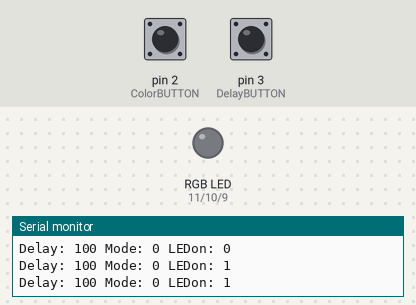
Simulated run of this sketch. Board: Arduino Uno, built with avr-gcc and run on an emulated ATmega328P. Shown: an RGB LED mixed from three pins (HIGH = lit), the last lines printed to the serial monitor. Dashed ring = blinking. Inputs (shaded band) come from the test bench; at power-on: pin 2 (ColorBUTTON) LOW, pin 3 (DelayBUTTON) LOW. Dim RGB values are drawn brighter than linear; random numbers use the default seed unless the sketch sets one.

Above: at 1.2 s.
1.3 s: pin 2 (ColorBUTTON) pulled HIGH for 0.15 s
At 1.62 s:
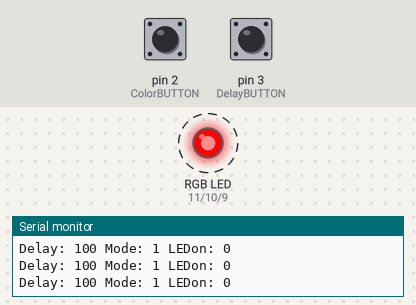
4.3 s: pin 2 (ColorBUTTON) pulled HIGH for 1 s
At 4.51 s:
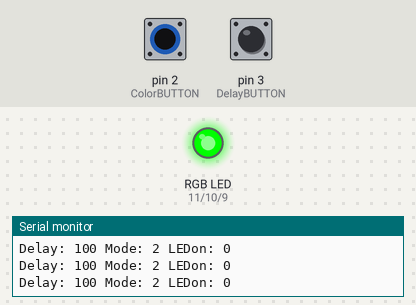
7.3 s: pin 2 (ColorBUTTON) pulled HIGH for 0.15 s
At 7.41 s:
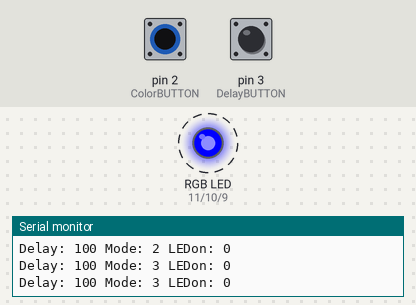
10.3 s: pin 2 (ColorBUTTON) pulled HIGH for 3.2 s
At 10.54 s:
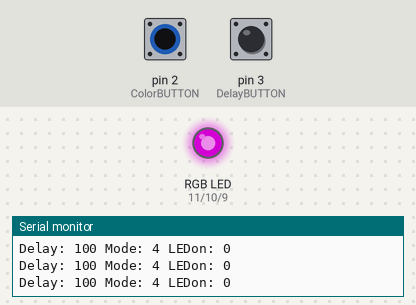
15.0 s: pin 3 (DelayBUTTON) pulled HIGH for 0.15 s
18.0 s: pin 2 (ColorBUTTON) pulled HIGH for 0.15 s
At 19.0 s:
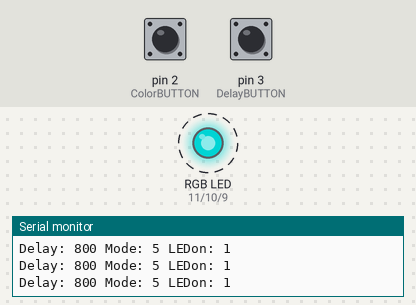
Timing chart, 0 to 22.1 s (numbered marks = the images above; inputs shaded):
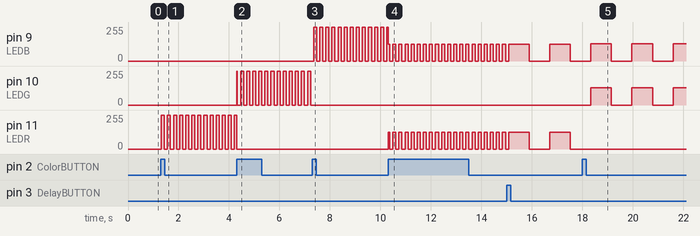

Measured:
- after the input at 1.3 s, pin 11 (LEDR): alternates 255/255 for 0.12 s and 0/255 for 0.12 s, starting at once
- after the input at 4.3 s, pin 10 (LEDG): 0/255 → 255/255 at once, then repeats every 0.24 s: 0/255 0.12 s, 255/255 0.12 s
- after the input at 7.3 s, pin 9 (LEDB): alternates 255/255 for 0.12 s and 0/255 for 0.12 s, starting after 0.05 s
- after the input at 10.3 s, pin 11 (LEDR): 0/255 → 127/255 at once, then repeats every 0.24 s: 0/255 0.12 s, 127/255 0.12 s
- after the input at 18.0 s, pin 10 (LEDG): alternates 128/255 for 0.81 s and 0/255 for 0.81 s, starting after 0.33 s

The sketch:

hw8_2.ino
```cpp
// HW 27 - Hardware Interrupts Version
// Author: [Your Name]
// Description: Replaces polling with hardware interrupts for LED color and delay control

const int LEDR = 11;
const int LEDG = 10;
const int LEDB = 9;

const int ColorBUTTON = 2; // Must be interrupt-capable pin
const int DelayBUTTON = 3; // Must be interrupt-capable pin

volatile int mode = 0;
volatile int delaytime = 100;
volatile bool LEDon = false;

int R = 0, G = 0, B = 0;

unsigned long startblink = 0;
unsigned long endblink = 100;

void setup() {
  Serial.begin(9600);
  pinMode(LEDR, OUTPUT);
  pinMode(LEDG, OUTPUT);
  pinMode(LEDB, OUTPUT);
  pinMode(ColorBUTTON, INPUT);
  pinMode(DelayBUTTON, INPUT);

  attachInterrupt(digitalPinToInterrupt(ColorBUTTON), changeColor, RISING);
  attachInterrupt(digitalPinToInterrupt(DelayBUTTON), changeDelay, RISING);

  setMode(mode);
  startblink = millis();
  endblink = startblink + delaytime;
}

void loop() {
  unsigned long now = millis();

  if (now > endblink) {
    LEDon = (delaytime == 0) ? true : !LEDon;
    startblink = now;
    endblink = startblink + delaytime;
  }

  if (LEDon) {
    analogWrite(LEDR, R);
    analogWrite(LEDG, G);
    analogWrite(LEDB, B);
  } else {
    analogWrite(LEDR, 0);
    analogWrite(LEDG, 0);
    analogWrite(LEDB, 0);
  }

  Serial.print("Delay: "); Serial.print(delaytime);
  Serial.print(" Mode: "); Serial.print(mode);
  Serial.print(" LEDon: "); Serial.println(LEDon);
}

void changeColor() {
  mode = (mode + 1) % 8;
  setMode(mode);
}

void changeDelay() {
  if (delaytime == 0) delaytime = 100;
  else delaytime <<= 3;
  if (delaytime > 6400) delaytime = 0;
}

void setMode(int k) {
  switch (k) {
    case 1: R = 255; G = 0; B = 0; break;
    case 2: R = 0; G = 255; B = 0; break;
    case 3: R = 0; G = 0; B = 255; break;
    case 4: R = 127; G = 0; B = 127; break;
    case 5: R = 0; G = 128; B = 128; break;
    case 6: R = 255; G = 165; B = 0; break;
    case 7: R = 255; G = 255; B = 255; break;
    default: R = 0; G = 0; B = 0; break;
  }
}
```

final.c
```cpp
#include <stdio.h>
#include <stdlib.h>
#include <string.h>
#include <ctype.h>

#define WORD_MAX 1024

int main(void) {
    FILE *fin = fopen("P6_In.txt", "r");
    if (!fin) {
        fprintf(stderr, "Error: could not open input file P6_In.txt\n");
        return -1;
    }

    FILE *fout = fopen("P6_Out.txt", "w");
    if (!fout) {
        fprintf(stderr, "Error: could not open output file P6_Out.txt\n");
        fclose(fin);
        return -1;
    }

    char word[WORD_MAX];
    printf("Remember, the maximum length of a word is %d characters\n", WORD_MAX - 1);
    printf("Would you like to proceed? (y/n) ");

    char answer[16];
    if (scanf("%3s", answer) != 1 || (answer[0] != 'y' && answer[0] != 'Y')) {
        printf("Exiting program.\n");
        fclose(fin);
        fclose(fout);
        return 0;
    }

    int word_index = 1;

    // Read words until end of file
    while (fscanf(fin, "%1023s", word) == 1) {
        // convert words to lowercase
        for (char *p = word; *p; ++p) {
            *p = tolower((unsigned char)*p);
        }

        int pattern_pos = (word_index - 1) % 3 + 1;  // 1, 2, or 3 in cyclic order
        size_t len = strlen(word); // length of the word

        if (len >= (size_t)pattern_pos) {
            // If word is long enough, take that letter
            fputc(word[pattern_pos - 1], fout); // similar to putc
        } else { // if word is shorter than index
            // decode as a space
            fputc(' ', fout);
        }

        word_index++;
    }

    fclose(fin);
    fclose(fout);

    printf("File written");
    return 0;
}

// gcc -o bin/final final.c; ./bin/final
```

hello.c
```cpp
#include <stdio.h>
#include <stdlib.h>

int main()
{
    printf("Hello\nWorld");

    return 0;
}

// gcc -o bin/hello.exe hello.c; ./bin/hello.exe
```

hw11.c
```cpp
#include <stdio.h>
#include <time.h>
#include "statistics.h"


int main() {
    int dice_sides, dice_count, throw_count;

    srand((unsigned int)time(NULL));

    // Input
    printf("Enter number of sides on each die: "); scanf("%d", &dice_sides);
    printf("Enter number of dice to roll per throw: "); scanf("%d", &dice_count);
    printf("Enter number of throws to make: "); scanf("%d", &throw_count);

    // Allocate memory
    int *results = (int*)malloc(throw_count * sizeof(int));
    if (results == NULL) {
        printf("Memory allocation failed.\n");
        return 1;
    }

    // Perform dice throws
    for (int i = 0; i < throw_count; i++) {
        int sum = 0;
        for (int j = 0; j < dice_count; j++) {
            int roll = (rand() % dice_sides) + 1;
            sum += roll;
        }
        results[i] = sum;
    }

    double mean = Mean(results, throw_count);
    double median = Median(results, throw_count);
    double std_dev = Std_Dev(results, throw_count, mean);

    // Save to file
    FILE *fp = fopen("dice_results.txt", "w");
    if (fp == NULL) {
        printf("Failed to open output file.\n");
        free(results);
        return -1;
    }

    fprintf(fp, "Number of throws: %d\n", throw_count);
    fprintf(fp, "Results of each throw:\n");
    for (int i = 0; i < throw_count; i++) {
        // display results will be sorted
        fprintf(fp, "%d ", results[i]);
    }

    fprintf(fp, "\nStatistical Summary:\n");
    fprintf(fp, "Mean: %.2f\n", mean);
    fprintf(fp, "Median: %.2f\n", median);
    fprintf(fp, "Standard Deviation: %.2f\n", std_dev);

    fclose(fp);

    // Display summary
    printf("\nResults saved to dice_results.txt\n");
    printf("Mean: %.2f\n", mean);
    printf("Median: %.2f\n", median);
    printf("Standard Deviation: %.2f\n", std_dev);

    // (Extra Credit) Print histogram
    int min_sum = dice_count * 1;
    int max_sum = dice_count * dice_sides;
    print_histogram(results, throw_count, min_sum, max_sum);

    free(results);
    return 0;
}

// gcc -o bin/hw11 hw11.c; ./bin/hw11
```

hw12.c
```cpp
#include <stdio.h>
#include <string.h>
#include <ctype.h>
#define SIZE 26

char encode_key[SIZE] = "QWERTYUIOPASDFGHJKLZXCVBNM";
char decode_key[SIZE];

// creates a reverse mapping of the encode_key, so you can decode encoded messages
void build_decode_key(char* encode, char* decode) {
    for (int i = 0; i < 26; i++) {
        decode[encode[i] - 'A'] = 'A' + i;
    }
}

// Remove all non-alphabetic characters like punctuation, numbers, and spaces.
// Convert all remaining letters to uppercase.
void clean_input(char* str) {
    int j = 0;
    for (int i = 0; str[i]; i++) {
        if (isalpha(str[i])) {
            str[j++] = toupper(str[i]);
        }
    }
    str[j] = '\0';
}

void encode(char* input, char* output, char* encode) {
    for (int i = 0; input[i]; i++) {
        output[i] = encode[input[i] - 'A'];
    }
    output[strlen(input)] = '\0';
}

void decode(char* input, char* output, char* decode) {
    for (int i = 0; input[i]; i++) {
        output[i] = decode[input[i] - 'A'];
    }
    output[strlen(input)] = '\0';
}

// take in an input file, and then add a enc_ to the output file
void process_file(const char* filename, int encode_flag) {
    FILE *fp_in = fopen(filename, "r");
    if (!fp_in) {
        printf("Cannot open file.\n");
        return;
    }

    // create a new file
    char new_filename[100];
    sprintf(new_filename, "enc_%s", filename);
    FILE *fp_out = fopen(new_filename, "w");

    char line[1024], cleaned[1024], result[1024];
    while (fgets(line, sizeof(line), fp_in)) {
        clean_input(line);
        if (encode_flag)
            encode(line, result, encode_key);
        else
            decode(line, result, decode_key);
        fprintf(fp_out, "%s\n", result);
    }

    fclose(fp_in);
    fclose(fp_out);
    printf("Output written to %s successfully\n", new_filename);
}

int main() {
    build_decode_key(encode_key, decode_key);

    char choice[10], file_choice[10];
    printf("Do you want to encode or decode? ");
    scanf("%s", choice);

    // record if the first letter is e or not
    int encode_flag = (tolower(choice[0]) == 'e');

    printf("Is the message in a text file? (yes/no): ");
    scanf("%s", file_choice);

    if (tolower(file_choice[0]) == 'y') {
        char filename[100];
        printf("Enter filename: ");
        scanf("%s", filename);
        process_file(filename, encode_flag);
    } else {
        char input[1024], cleaned[1024], result[1024];
        printf("Enter your message: ");
        getchar(); // flush newline
        fgets(input, sizeof(input), stdin);
        clean_input(input);

        if(encode_flag) encode(input, result, encode_key);
        else decode(input, result, decode_key);

        printf("Result: %s\n", result);
    }

    return 0;
}

// gcc -o bin/hw12 hw12.c; ./bin/hw12
```

hw13.c
```cpp
#include <stdio.h>
#include <stdlib.h>
#include <string.h>
#include <ctype.h>

#define MAX_LONG_LEN 10000
#define MAX_SHORT_LEN 100

// Convert string to uppercase
void to_uppercase(char *str) {
    while (*str) {
        *str = toupper((unsigned char)*str);
        str++;
    }
}

int main() {
    FILE *fp_in, *fp_out;
    char long_str[MAX_LONG_LEN];
    char short_str[MAX_SHORT_LEN];
    int count = 0;

    // Open DNA file for reading
    fp_in = fopen("LongDNAseq.dat", "r");
    if (fp_in == NULL) {
        printf("Error opening LongDNAseq.dat");
        return -1;
    }

    // Read the long DNA string from file
    if (fscanf(fp_in, "%s", long_str) != 1) {
        fprintf(stderr, "Error reading from file.\n");
        fclose(fp_in);
        return 1;
    }
    fclose(fp_in);

    // Get short string from user
    printf("Enter the short DNA sequence to search for: ");
    if (scanf("%s", short_str) != 1) {
        fprintf(stderr, "Invalid input.\n");
        return -1;
    }

    // Convert both strings to uppercase
    to_uppercase(long_str);
    to_uppercase(short_str);

    // Check that short_str is shorter than long_str
    if (strlen(short_str) >= strlen(long_str)) {
        fprintf(stderr, "Your entered gene must be shorter than the long DNA sequence.\n");
        return -1;
    }

    // Open output file
    fp_out = fopen("dna_results.txt", "w");
    if (fp_out == NULL) {
        printf("Error opening dna_results.txt");
        return -1;
    }

    // Search for short_str in long_str
    char *ptr = long_str;
    while ((ptr = strstr(ptr, short_str)) != NULL) {
        int location = ptr - long_str + 1;
        printf("Match found at position: %d\n", location);
        fprintf(fp_out, "Match found at position: %d\n", location);
        count++;
        ptr++;  // Move past current match
    }

    // Output to console and file
    printf("Total occurrences: %d\n", count);
    fprintf(fp_out, "Total occurrences: %d\n", count);

    fclose(fp_out);
    return 0;
}

// gcc -o bin/hw13 hw13.c; ./bin/hw13
```

hw14.c
```cpp
#include <stdio.h>
#include <stdlib.h>
#include <string.h>

// initial size of the dynamically allocated array quarters
#define INITIAL_CAPACITY 100

typedef struct {
    int year;
    int quarter;
    double sumOfAnomalies; // sum of all ENSO anomaly values for a specific quarter
    int count; // number of months that have been added into sumOfAnomalies
} QuarterData;

int get_quarter(int month) {
    if (month >= 1 && month <= 3) return 1;
    if (month >= 4 && month <= 6) return 2;
    if (month >= 7 && month <= 9) return 3;
    return 4;
}

char* quarter_name(int q) {
    static char buf[3];
    snprintf(buf, sizeof(buf), "Q%d", q);
    return buf;
}

int main() {
    FILE *fin = fopen("Oceandata.txt", "r");
    FILE *fout = fopen("Elnino15.dat", "w");
    if (!fin || !fout) {
        perror("File error");
        return -1;
    }

    // Skip the first two lines
    char buffer[256];
    fgets(buffer, sizeof(buffer), fin); // skip "831 records"
    fgets(buffer, sizeof(buffer), fin); // skip column headers

    int year, month;
    double total, climadj, anom;

    int capacity = INITIAL_CAPACITY;
    int size = 0;

    // allocate a block of memory for quarters
    QuarterData *quarters = malloc(capacity * sizeof(QuarterData));
    if (!quarters) {
        fprintf(stderr, "Memory allocation failed\n");
        return -1;
    }

    int record_count = 0;

    // Read
    while (fscanf(fin, "%d %d %lf %lf %lf", &year, &month, &total, &climadj, &anom) == 5) {
        record_count++;  // Keep track of how many records were processed

        int quarter = get_quarter(month);  // Convert the month into a quarter (1 to 4)
        int found = 0;  // Flag to check if this year/quarter already exists in the array

        // Search the existing array to find a matching year and quarter
        for (int i = 0; i < size; i++) {
            if (quarters[i].year == year && quarters[i].quarter == quarter) {
                quarters[i].sumOfAnomalies += anom;  // Add anomaly to the existing sum
                quarters[i].count++;                // Increment the count of months in that quarter
                found = 1;                           // Mark that we found an existing record
                break;
            }
        }

        // If this year/quarter combination doesn't exist, add a new entry
        if (!found) {
            // If we've reached current capacity, double it to make space
            if (size == capacity) {
                capacity *= 2;
                quarters = realloc(quarters, capacity * sizeof(QuarterData));
                if (!quarters) {
                    fprintf(stderr, "Memory reallocation failed\n");
                    return 1;
                }
            }

            // Initialize new quarter entry with current data
            quarters[size].year = year;
            quarters[size].quarter = quarter;
            quarters[size].sumOfAnomalies = anom;
            quarters[size].count = 1;
            size++;  // Increase the size of the used array
        }
    }

    // initialize with some large/small numbers
    double maxElNino = -1e9, maxLaNina = 1e9;
    int maxElNinoIndex = -1, maxLaNinaIndex = -1;

    fprintf(fout, "Year,Quarter,Index\n");

    for (int i = 0; i < size; i++) {
        double avg = quarters[i].sumOfAnomalies / quarters[i].count;

        if (avg > maxElNino) {
            maxElNino = avg;
            maxElNinoIndex = i;
        }
        if (avg < maxLaNina) {
            maxLaNina = avg;
            maxLaNinaIndex = i;
        }

        if (avg > 1.0) {
            fprintf(fout, "%d,%s,%.2f\n", quarters[i].year, quarter_name(quarters[i].quarter), avg);
        }
    }

    if (maxElNinoIndex != -1) {
        printf("Maximum El Nino Conditions in Data File\n");
        printf("Year: %d, Quarter: %s\n\n", quarters[maxElNinoIndex].year,
               quarter_name(quarters[maxElNinoIndex].quarter));
    }

    if (maxLaNinaIndex != -1) {
        printf("Maximum La Nina Conditions in Data File\n");
        printf("Year: %d, Quarter: %s\n", quarters[maxLaNinaIndex].year,
               quarter_name(quarters[maxLaNinaIndex].quarter));
    }
    printf("%d records processed", record_count);

    free(quarters);
    fclose(fin);
    fclose(fout);
    return 0;
}

// gcc -o bin/hw14 hw14.c; ./bin/hw14
```

hw4.c
```cpp
#include <stdio.h>

#define MIN_TEMP 32.0
#define MAX_TEMP 212.0

typedef struct {
    float temperature;
    float density;
} DensityData;

// Array of temperature and density values
DensityData dataTable[] = {
    {32.0, 0.99987},
    {39.2, 1.00000},
    {40.0, 0.99999},
    {50.0, 0.99975},
    {60.0, 0.99907},
    {70.0, 0.99802},
    {80.0, 0.99669},
    {90.0, 0.99510},
    {100.0, 0.99318},
    {120.0, 0.98870},
    {140.0, 0.98338},
    {160.0, 0.97729},
    {180.0, 0.97056},
    {200.0, 0.96333},
    {212.0, 0.95865}
};

// Linear interpolation
float interpolate(float x) {
    int validRange = sizeof(dataTable) / sizeof(dataTable[0]) - 1;
    for (int i = 0; i < validRange; ++i) {
        if (x >= dataTable[i].temperature && x <= dataTable[i + 1].temperature) {
            // Linear interpolation formula
            float x1 = dataTable[i].temperature;
            float x2 = dataTable[i + 1].temperature;
            float y1 = dataTable[i].density;
            float y2 = dataTable[i + 1].density;
            return y1 + (y2 - y1) * (x - x1) / (x2 - x1);
        }
    }
    // If the temperature is out of range, return -1 (invalid)
    return -1.0f;
}

int main() {
    float temp = 0.0f;
    char choice = 'a';

    while(1) {
        printf("Enter the temperature in Fahrenheit (between %.1fF and %.1fF): ", MIN_TEMP, MAX_TEMP);
        scanf("%f", &temp);
        if (temp < MIN_TEMP || temp > MAX_TEMP) {
            printf("Invalid temperature. Temperature between %.1fF and %.1fF only.\n", MIN_TEMP, MAX_TEMP);
            continue;
        }

        // Interpolated density
        float density = interpolate(temp);

        printf("Estimated density at %.1fF is %.5f grams/cm^3.\n", temp, density);

        // Ask if the user wants to continue
        printf("Do you want to enter another temperature? (y/n): ");
        scanf(" %c", &choice);
        if(choice != 'y' && choice != 'Y')
            break;
    }

    return 0;
}

// gcc -o bin/hw4 hw4.c; ./bin/hw4
```

hw6.c
```cpp
#include <stdio.h>
#include <math.h>

#define PI 3.14159265358979323846

int main() {
    int i, j;
    double radians;
    FILE *file_out;

    // Open the file for writing
    file_out = fopen("file.txt", "w");
    if (file_out == NULL) {
        printf("Error opening file.\n");
        return 1;
    }

    // Write the header
    fprintf(file_out, "Degrees to Radians in 2-degree steps\n");
    fprintf(file_out, "Degrees  0     2     4     6     8\n");

    // Loop through each decade (0 to 350 in steps of 10)
    for (i = 0; i <= 350; i += 10) {
        // Print the decade label
        // - means align left
        // 7 means character spacing
        fprintf(file_out, "%-7d", i);

        // Print 5 values per line: i, i+2, i+4, i+6, i+8
        for (j = 0; j < 5; j++) {
            int degree = i + j * 2;
            radians = degree * (PI / 180.0);
            fprintf(file_out, "%5.3f ", radians);
        }

        fprintf(file_out, "\n");
    }

    fclose(file_out);
    printf("File written successfully.\n");

    return 0;
}

// gcc -o bin/hw6 hw6.c; ./bin/hw6
```

quiz.c
```cpp
#include <stdio.h>

int main () {
    float g;
    for(int b = 1; b < 25; b++)
        g = g+b;
    printf("%f\n",g);

    return 0;
}

// gcc -o bin/quiz.exe quiz.c; ./bin/quiz.exe
```

Source omitted: hw8.c (1443 bytes), main.c (793 bytes), statistics.h (1354 bytes), test.c (379 bytes)
